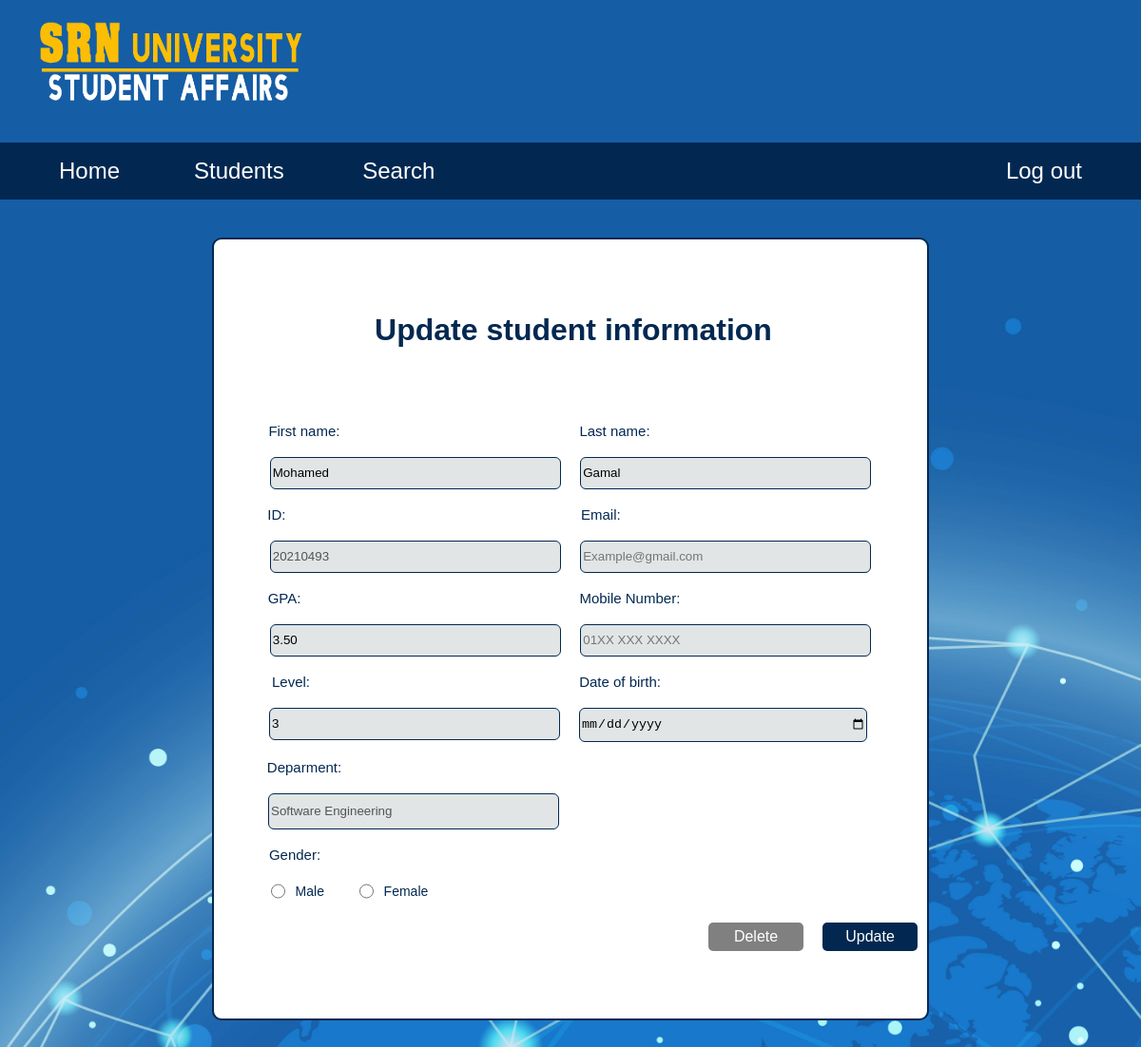
/our_students/update_student/20210493/, run on an earlier commit of the app's database.
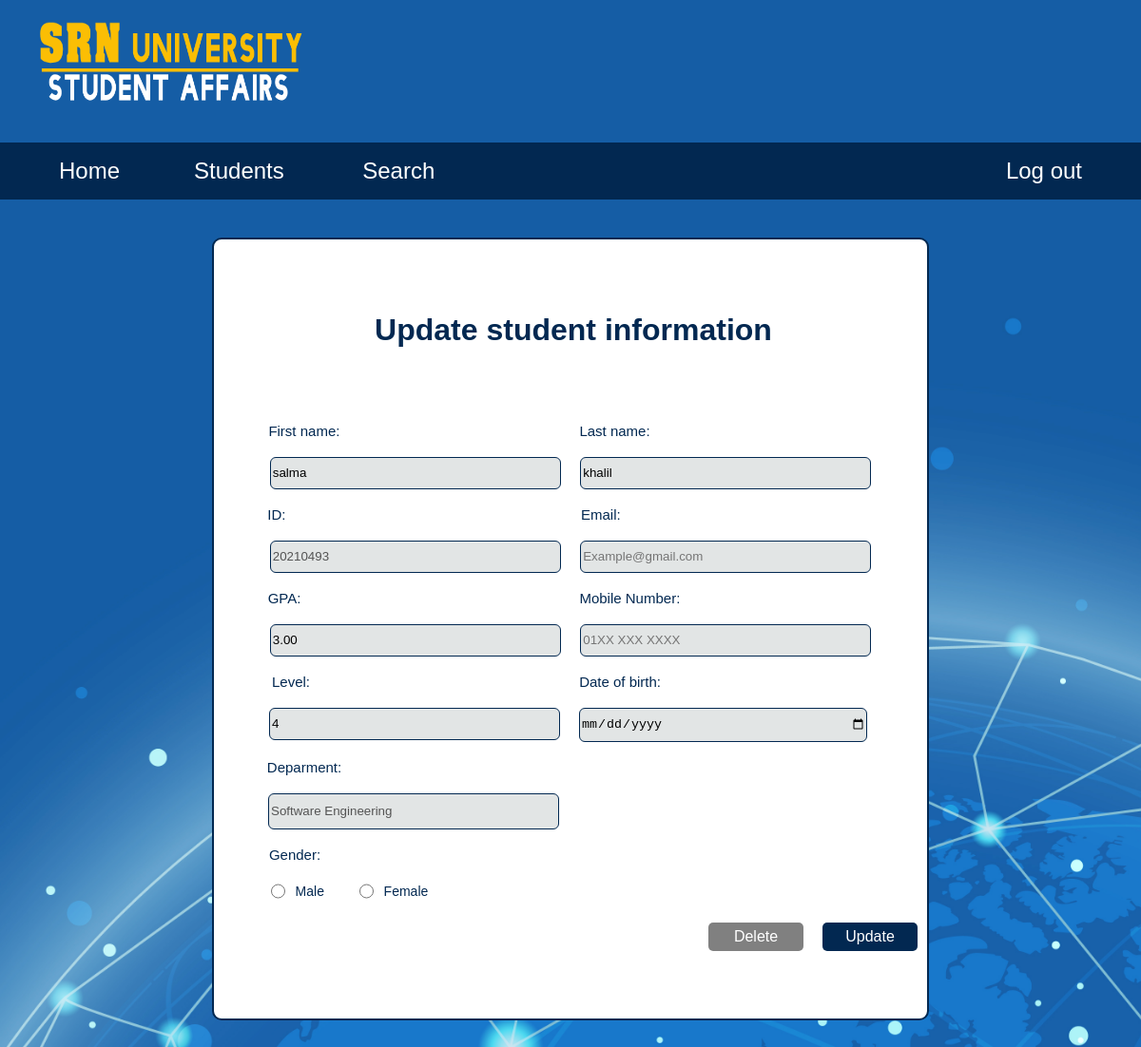
And on a later commit of the database.
### our_students/models.py (models this page shows)
class students(models.Model):
    fname = models.CharField(max_length=255)
    lname = models.CharField(max_length=255)
    id = models.CharField(max_length=255,primary_key=True)
    status = models.CharField(max_length=255)
    level = models.IntegerField()
    department = models.CharField(max_length=20)
    gpa = models.DecimalField(max_digits=3,decimal_places=2)

### our_students/views.py (the view, shortened to what this page needs)
# urls.py: path('update_student/<str:id>/', views.update_student, name='update_student'),
def update_student(request, id):
    template = loader.get_template('UpdateStudent.html')
    stud = students.objects.get(id=id)
    context = {
            'our_students': stud,
        }
    return HttpResponse(template.render(context, request))

### our_students/templates/UpdateStudent.html (shortened to what this page needs)
<!DOCTYPE html>
<html>
{%load static%}
<head>
  <link rel="stylesheet" type="text/css" href="{% static 'styles\UpdateStrudentStyle.css' %}">
  <link rel="stylesheet" href="{% static 'styles\navStyle.css' %}">
</head>
<body>
  <header class="headofpage">
    <a style="padding: 10px;" ; href="Home.html"><img src="{% static 'Styles\pics\newlogo.png'%} " alt = "backgroud"
        style="width: 300px; height: 90px;padding: 20px;" /> </a>
    <div class="navBar">
      <ul class="navList">
        <li class="home"><a href="Home.html">Home </a></li>
        <div class="dropdown">
          <li class="dropbtn">Students</li>
        </div>
        <li class="s"><a href="SearchStudent.html">Search</a></li>
        <li class="logout"><a href="Login.html"> Log out</a></li>
      </ul>
    </div>
  </header>
  <div class="Whole">
    <br><br>
    <h1 id="Update_student" style="text-align: center;">Update student information</h1><br><br><br><br>
    <form id="form" method="POST" >
      <label for="fname" style="left: 7px;">First name:</label><label for="lname" style="left: 9px;">Last name:</label>
      <br><br>
      <input type="text" id="fname" name="fname" class="txtboxStyle1" placeholder="First name" value="{{our_students.fname}}">&emsp;
      <input  type="text" id="lname" name="lname" class="txtboxStyle1" placeholder="Last name" value="{{our_students.lname}}"><br><br>
      <label for="ID" style="left: -36px;">ID:</label> <label for="email" style="left: 20px;">Email:</label><br><br>
      <input type="text" id="ID" name="ID" minlength="8" class="txtboxStyle2" placeholder="20XXXXXX" disabled value="{{our_students.id}}">&emsp;
      <input type="email" id="email" name="email" class="txtboxStyle2" placeholder="Example@gmail.com" value="{{our_students.email}}"><br><br>
      <label for="GPA" style="left: 2px;">GPA:</label><label for="phone_no" style="left:45px;">Mobile
        Number:</label><br><br>
      <input type="number" min = "0" max = "4" step = "0.1" id="GPA" name="GPA" class="txtboxStyle2" placeholder="GPA" value="{{our_students.gpa}}">&emsp;
      <input type="tel" id="phone_no" name="phone_no" minlength="11" class="txtboxStyle2" placeholder="01XX XXX XXXX"
        value=""><br><br>
      <label for="level">Level: </label> <label for="DOB" style="left:30px">Date of birth:</label><br><br>
      <input type=text name = "level"list="level" id="level" class="txtboxStyle2" placeholder="Choose your level" value="{{our_students.level}}">
      <input type="date" id="DOB" name="DOB" class="txtboxStyle2" placeholder="Date of birth" min="1999-01-01" max="2004-12-31"
        style="right:5px; height:34px" value=""><br><br>
      <label for="dep" style="left:-155px">Deparment: </label> <br><br>
      <input type="text" list="depart" id="dep" name="department" placeholder="Deparment"
        style="left:-165px; height:34px;" disabled value="{{our_students.department}}"><br><br>
      <label for="g" style="left: -165px;">Gender: </label><br><br><br>
      <input type="radio" id="male" name="gender" value="Male" class="radio"
      >
      <label for="gender" class="male">Male</label>&emsp;&emsp;
      <input type="radio" id="female" name="gender" value="Female">
      <label for="gender" class="female">Female</label>
      <br><br><br><br>
      <div class="btnStyle">
        <input type="submit" value="Update">&emsp;
        <input type="button" value="Delete" class="delete-button"><br><br><br>
      </div>
    </form>
  </div>
</body>
</html>

What changed in the data, as far as the page shows it:
changed students "Software Engineering": fname "Mohamed" → "salma"; lname "Gamal" → "khalil"; GPA "3.50" → "3.00"; level "3" → "4"
